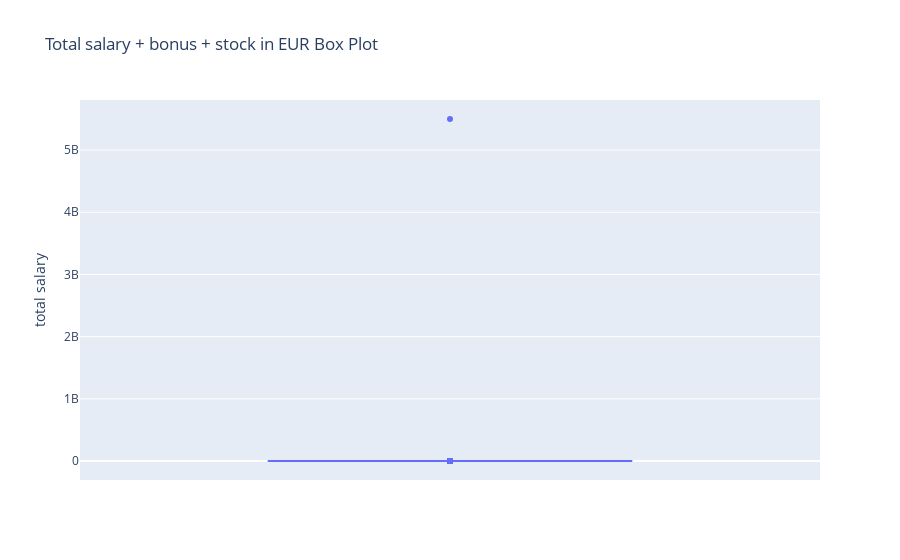

Here is the notebook cell this chart was saved with:
### Code cell
fig = px.box(df, y = 'total salary', title = 'Total salary + bonus + stock in EUR Box Plot')
fig.show()

### Figure 1 — Plotly figure (JSON) as saved in the notebook; plotly's stock layout.template omitted (floating-point values rounded to 4 significant figures; data arrays with more than 128 entries replaced by an {"elided": "..."} marker saying what was removed)
{"data": [{"alignmentgroup": "True", "hovertemplate": "total salary=%{y}<extra></extra>", "legendgroup": "", "marker": {"color": "#636efa"}, "name": "", "notched": false, "offsetgroup": "", "orientation": "v", "showlegend": false, "type": "box", "x0": " ", "xaxis": "x", "y": {"elided": "1226 float values"}, "y0": " ", "yaxis": "y"}], "layout": {"boxmode": "group", "legend": {"tracegroupgap": 0}, "title": {"text": "Total salary + bonus + stock in EUR Box Plot"}, "xaxis": {"anchor": "y", "domain": [0, 1]}, "yaxis": {"anchor": "x", "domain": [0, 1], "title": {"text": "total salary"}}}}
